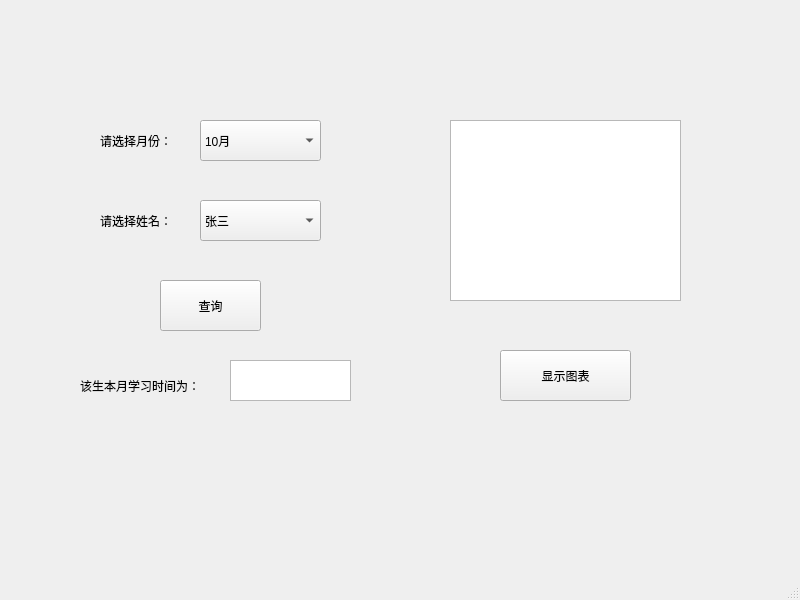
<?xml version="1.0" encoding="UTF-8"?>
<ui version="4.0">
 <class>MainWindow</class>
 <widget class="QMainWindow" name="MainWindow">
  <property name="geometry">
   <rect>
    <x>0</x>
    <y>0</y>
    <width>800</width>
    <height>600</height>
   </rect>
  </property>
  <property name="windowTitle">
   <string>MainWindow</string>
  </property>
  <widget class="QWidget" name="centralwidget">
   <widget class="QPushButton" name="pushButton">
    <property name="geometry">
     <rect>
      <x>160</x>
      <y>280</y>
      <width>101</width>
      <height>51</height>
     </rect>
    </property>
    <property name="text">
     <string>查询</string>
    </property>
   </widget>
   <widget class="QComboBox" name="comboBox_2">
    <property name="geometry">
     <rect>
      <x>200</x>
      <y>120</y>
      <width>121</width>
      <height>41</height>
     </rect>
    </property>
    <item>
     <property name="text">
      <string>10月</string>
     </property>
    </item>
    <item>
     <property name="text">
      <string>11月</string>
     </property>
    </item>
    <item>
     <property name="text">
      <string>12月</string>
     </property>
    </item>
   </widget>
   <widget class="QLabel" name="label">
    <property name="geometry">
     <rect>
      <x>100</x>
      <y>120</y>
      <width>151</width>
      <height>41</height>
     </rect>
    </property>
    <property name="text">
     <string>请选择月份：</string>
    </property>
   </widget>
   <widget class="QLabel" name="label_2">
    <property name="geometry">
     <rect>
      <x>100</x>
      <y>200</y>
      <width>151</width>
      <height>41</height>
     </rect>
    </property>
    <property name="text">
     <string>请选择姓名：</string>
    </property>
   </widget>
   <widget class="QComboBox" name="comboBox_4">
    <property name="geometry">
     <rect>
      <x>200</x>
      <y>200</y>
      <width>121</width>
      <height>41</height>
     </rect>
    </property>
    <item>
     <property name="text">
      <string>张三</string>
     </property>
    </item>
    <item>
     <property name="text">
      <string>李四</string>
     </property>
    </item>
    <item>
     <property name="text">
      <string>王五</string>
     </property>
    </item>
   </widget>
   <widget class="QTextBrowser" name="textBrowser">
    <property name="geometry">
     <rect>
      <x>230</x>
      <y>360</y>
      <width>121</width>
      <height>41</height>
     </rect>
    </property>
   </widget>
   <widget class="QPushButton" name="pushButton_2">
    <property name="geometry">
     <rect>
      <x>500</x>
      <y>350</y>
      <width>131</width>
      <height>51</height>
     </rect>
    </property>
    <property name="text">
     <string>显示图表</string>
    </property>
   </widget>
   <widget class="QGraphicsView" name="graphicsView">
    <property name="geometry">
     <rect>
      <x>450</x>
      <y>120</y>
      <width>231</width>
      <height>181</height>
     </rect>
    </property>
   </widget>
   <widget class="QLabel" name="label_3">
    <property name="geometry">
     <rect>
      <x>80</x>
      <y>360</y>
      <width>161</width>
      <height>51</height>
     </rect>
    </property>
    <property name="text">
     <string>该生本月学习时间为：</string>
    </property>
   </widget>
  </widget>
  <widget class="QMenuBar" name="menubar">
   <property name="geometry">
    <rect>
     <x>0</x>
     <y>0</y>
     <width>800</width>
     <height>26</height>
    </rect>
   </property>
  </widget>
  <widget class="QStatusBar" name="statusbar"/>
 </widget>
 <resources/>
 <connections/>
</ui>
